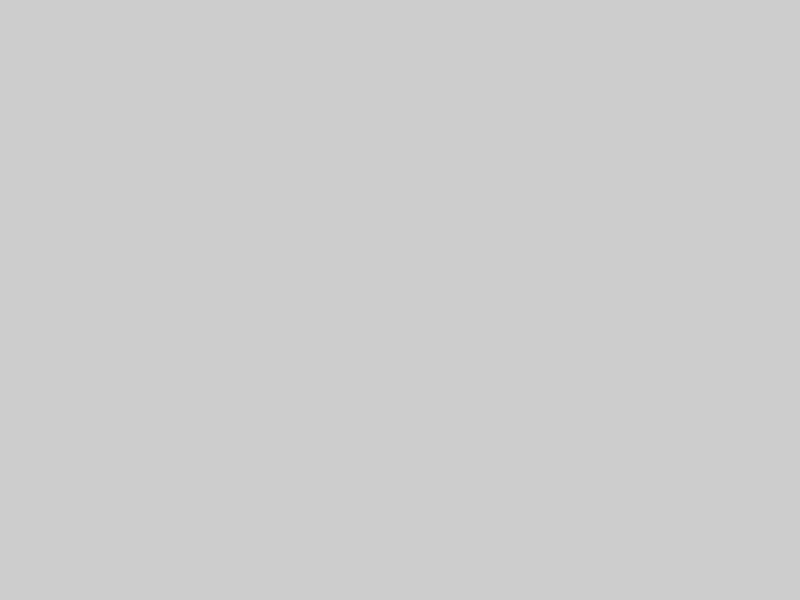
Frame 1 (no input)
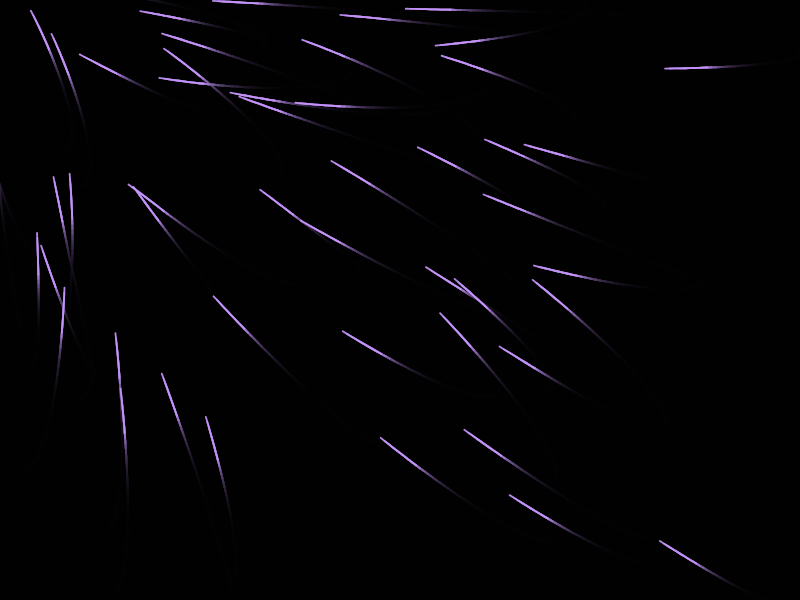
Frame 60 (no input)
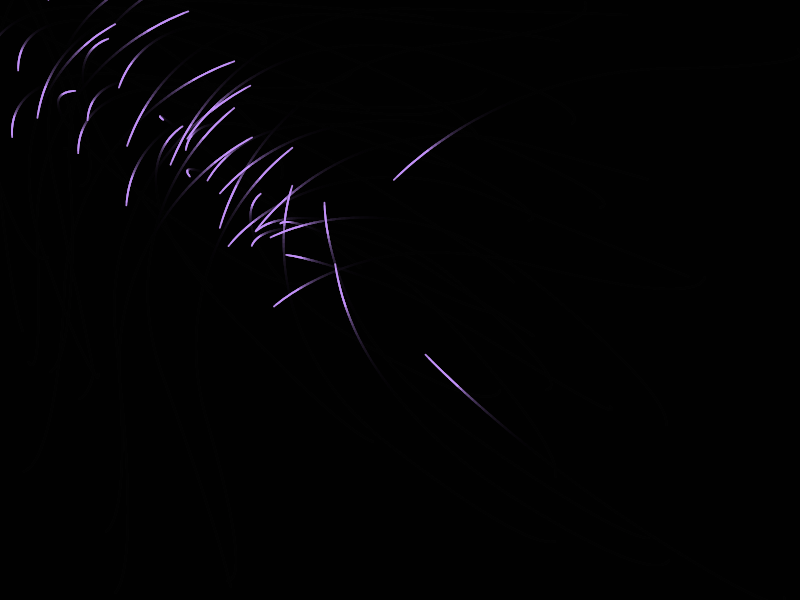
Frame 120 (the mouse pressed at the canvas centre since frame 60)

The p5.js sketch that drew these frames (run headless with seeded random() and noise() and a simulated clock; from frame 60 on, the mouse is pressed at the canvas centre):

// p5.js sketch
// ── sketch.js
let particles = [];
let numParticles = 50; // Adjust for density variation 1
let maxHistory = 10; // How many previous positions to remember

class Particle {
  constructor(x, y) {
    this.pos = createVector(x, y);
    this.vel = p5.Vector.random2D();
    this.acc = createVector(0, 0);
    this.r = 2;
    this.history = []; // Drawing trail
  }

  // Calculate forces: mouse attraction and mutual repulsion
  applyForces() {
    // 1. Mouse Attraction
    let mouse = createVector(mouseX, mouseY);
    let dir = p5.Vector.sub(mouse, this.pos);
    dir.setMag(0.1); // Adjust for attraction strength
    this.acc.add(dir);

    // 2. Mutual Repulsion (Constraint)
    for (let other of particles) {
      if (other !== this) {
        let force = p5.Vector.sub(this.pos, other.pos);
        let d = force.mag();
        let min_d = 20; // Repulsion distance (adjust for variation 2)
        if (d < min_d) {
          force.setMag(-0.5 / (d * d)); // Repel with inverse-square-like force
          this.acc.add(force);
        }
      }
    }
  }

  update() {
    this.vel.add(this.acc);
    this.vel.limit(5); // Speed limit (Constraint)
    this.pos.add(this.vel);
    this.acc.mult(0); // Reset acceleration

    // Update history (Mark-Making)
    this.history.push(this.pos.copy());
    if (this.history.length > maxHistory) {
      this.history.shift();
    }
  }

  show() {
    noFill();
    beginShape();
    
    // Draw trail (Mark-Making: opacity based on age)
    for (let i = 0; i < this.history.length; i++) {
      let p = this.history[i];
      let alpha = map(i, 0, maxHistory, 10, 255); // Older points are more transparent
      let w = map(i, 0, maxHistory, 0.5, 2); // Thinner line for older points (Variation 3)
      stroke(200, 150, 255, alpha); // Purple trail
      strokeWeight(w);
      vertex(p.x, p.y);
    }
    endShape();
  }
}

function setup() {
  createCanvas(800, 600);
  for (let i = 0; i < numParticles; i++) {
    particles.push(new Particle(random(width), random(height)));
  }
}

function draw() {
  background(0, 50); // Semi-transparent background for a fading effect

  for (let p of particles) {
    p.applyForces();
    p.update();
    p.show();
  }
}

// *** To create 3 drawings: ***
// 1. Change the number of particles (numParticles). (e.g., 10 for sparse, 100 for dense)
// 2. Adjust the repulsion distance (min_d) inside Particle.applyForces(). (e.g., 5 for close, 50 for wide gaps)
// 3. Change the line width mapping (w) and color inside Particle.show().
